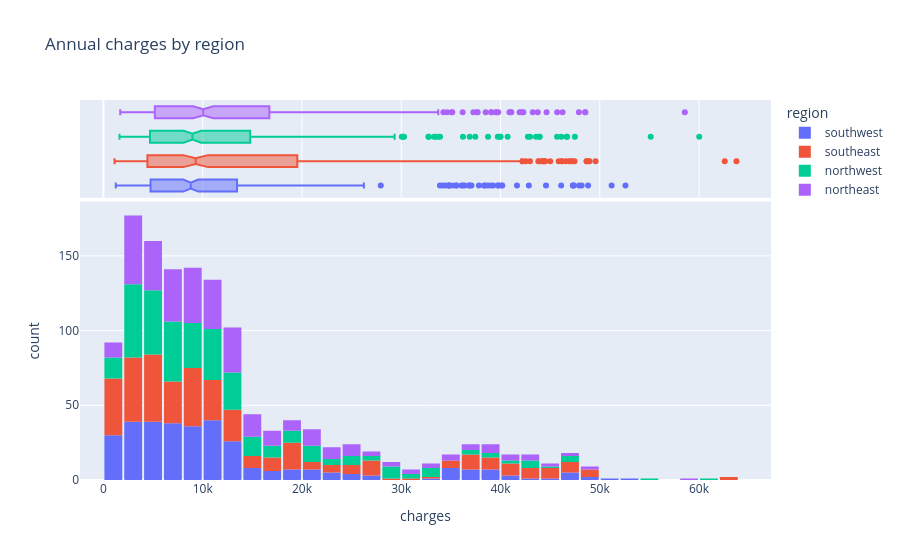

Write notebook code for a chart like this one.
### Code cell
fig = px.histogram(medical_df,
                   x='charges',
                   marginal='box',
                   color='region',
                   title='Annual charges by region')
fig.update_layout(bargap=0.1)
fig.show()

### Figure 1 — Plotly figure (JSON) as saved in the notebook; plotly's stock layout.template omitted (floating-point values rounded to 4 significant figures; data arrays with more than 128 entries replaced by an {"elided": "..."} marker saying what was removed)
{"data": [{"bingroup": "x", "hovertemplate": "region=southwest<br>charges=%{x}<br>count=%{y}<extra></extra>", "legendgroup": "southwest", "marker": {"color": "#636efa", "pattern": {"shape": ""}}, "name": "southwest", "orientation": "v", "showlegend": true, "type": "histogram", "x": {"elided": "325 float values"}, "xaxis": "x", "yaxis": "y"}, {"hovertemplate": "region=southwest<br>charges=%{x}<extra></extra>", "legendgroup": "southwest", "marker": {"color": "#636efa"}, "name": "southwest", "notched": true, "showlegend": false, "type": "box", "x": {"elided": "325 float values"}, "xaxis": "x2", "yaxis": "y2"}, {"bingroup": "x", "hovertemplate": "region=southeast<br>charges=%{x}<br>count=%{y}<extra></extra>", "legendgroup": "southeast", "marker": {"color": "#EF553B", "pattern": {"shape": ""}}, "name": "southeast", "orientation": "v", "showlegend": true, "type": "histogram", "x": {"elided": "364 float values"}, "xaxis": "x", "yaxis": "y"}, {"hovertemplate": "region=southeast<br>charges=%{x}<extra></extra>", "legendgroup": "southeast", "marker": {"color": "#EF553B"}, "name": "southeast", "notched": true, "showlegend": false, "type": "box", "x": {"elided": "364 float values"}, "xaxis": "x2", "yaxis": "y2"}, {"bingroup": "x", "hovertemplate": "region=northwest<br>charges=%{x}<br>count=%{y}<extra></extra>", "legendgroup": "northwest", "marker": {"color": "#00cc96", "pattern": {"shape": ""}}, "name": "northwest", "orientation": "v", "showlegend": true, "type": "histogram", "x": {"elided": "325 float values"}, "xaxis": "x", "yaxis": "y"}, {"hovertemplate": "region=northwest<br>charges=%{x}<extra></extra>", "legendgroup": "northwest", "marker": {"color": "#00cc96"}, "name": "northwest", "notched": true, "showlegend": false, "type": "box", "x": {"elided": "325 float values"}, "xaxis": "x2", "yaxis": "y2"}, {"bingroup": "x", "hovertemplate": "region=northeast<br>charges=%{x}<br>count=%{y}<extra></extra>", "legendgroup": "northeast", "marker": {"color": "#ab63fa", "pattern": {"shape": ""}}, "name": "northeast", "orientation": "v", "showlegend": true, "type": "histogram", "x": {"elided": "324 float values"}, "xaxis": "x", "yaxis": "y"}, {"hovertemplate": "region=northeast<br>charges=%{x}<extra></extra>", "legendgroup": "northeast", "marker": {"color": "#ab63fa"}, "name": "northeast", "notched": true, "showlegend": false, "type": "box", "x": {"elided": "324 float values"}, "xaxis": "x2", "yaxis": "y2"}], "layout": {"bargap": 0.1, "barmode": "relative", "legend": {"title": {"text": "region"}, "tracegroupgap": 0}, "title": {"text": "Annual charges by region"}, "xaxis": {"anchor": "y", "domain": [0, 1], "title": {"text": "charges"}}, "xaxis2": {"anchor": "y2", "domain": [0, 1], "matches": "x", "showgrid": true, "showticklabels": false}, "yaxis": {"anchor": "x", "domain": [0, 0.7326], "title": {"text": "count"}}, "yaxis2": {"anchor": "x2", "domain": [0.7426, 1], "matches": "y2", "showgrid": false, "showline": false, "showticklabels": false, "ticks": ""}}}
